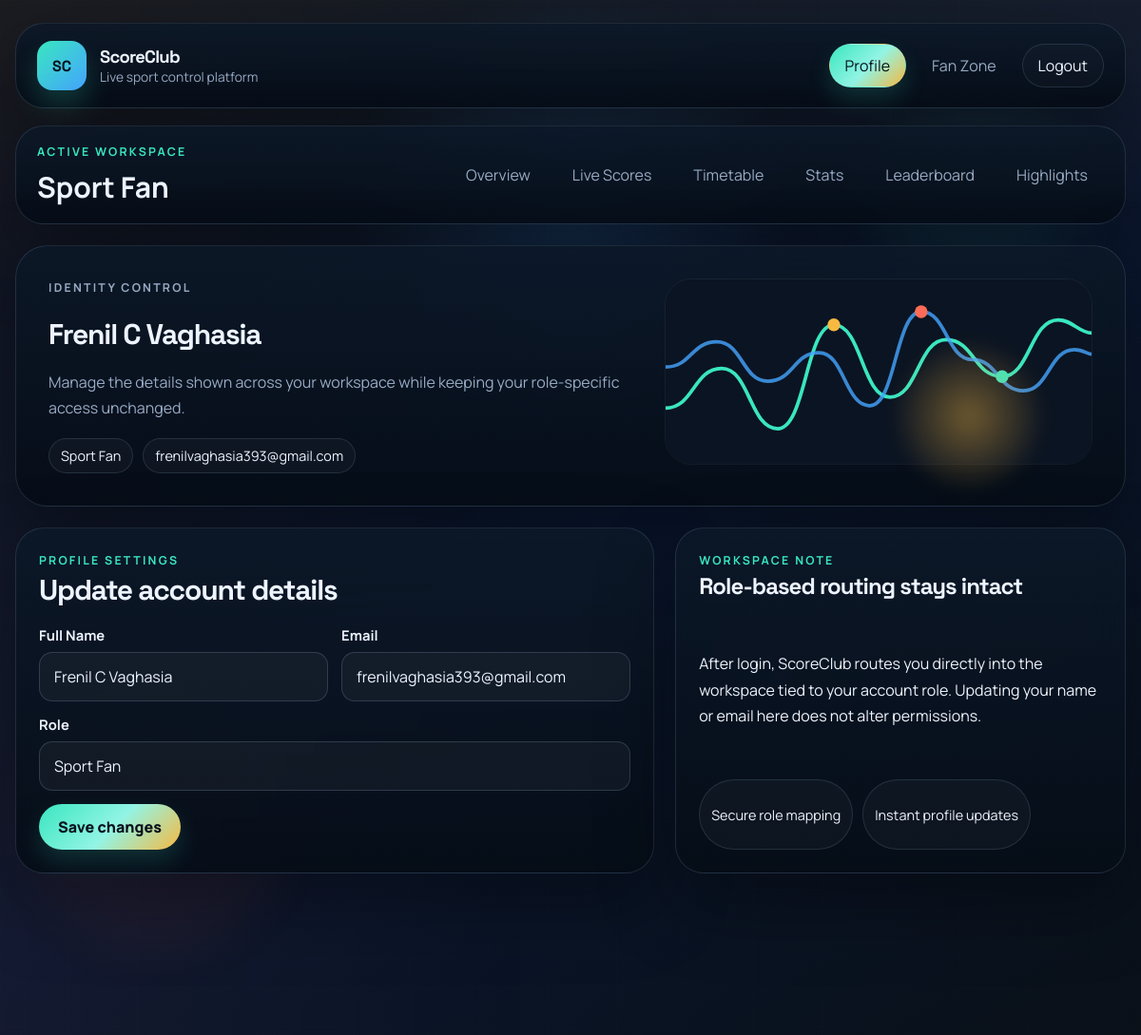
/profile/ (signed in), run on the app's committed database.
### accounts/models.py (models this page shows)
class User(AbstractUser):
	ROLE_FAN = "fan"
	ROLE_ORGANIZER = "organizer"
	ROLE_MEDIA = "media"
	ROLE_CHOICES = [
		(ROLE_FAN, "Sport Fan"),
		(ROLE_ORGANIZER, "Organizer"),
		(ROLE_MEDIA, "Media & Broadcast"),
	]
	role = models.CharField(max_length=20, choices=ROLE_CHOICES)

### accounts/views.py (the view, shortened to what this page needs)
# urls.py: path("profile/", views.profile_view, name="profile"),
@login_required
def profile_view(request):
	return render(request, "auth/profile.html")

### templates/auth/profile.html (shortened to what this page needs)
{% extends 'shared/base.html' %}
{% block content %}
<section class="hero-panel" data-reveal>
    <div class="hero-copy">
        <p class="eyebrow">Identity control</p>
        <h1>{{ user.first_name|default:user.username }}</h1>
        <p>Manage the details shown across your workspace while keeping your role-specific access unchanged.</p>
        <div class="badge-row">
            <span class="chip">{{ user.get_role_display }}</span>
            <span class="chip">{{ user.email|default:'Email pending' }}</span>
        </div>
    </div>
    <div class="media-visual">
        {% load static %}
        <img src="{% static 'img/score-wave.svg' %}" alt="Score data visualization">
    </div>
</section>
<section class="dashboard-grid" data-reveal>
    <article class="surface span-7">
        <div class="surface-header">
            <div>
                <p class="eyebrow">Profile settings</p>
                <h2 class="section-heading">Update account details</h2>
            </div>
        </div>
        <form method="post" class="form-grid columns-2">
            <div>
                <label for="full_name">Full Name</label>
                <input id="full_name" name="full_name" type="text" value="{{ user.first_name }}" required>
            </div>
            <div>
                <label for="email">Email</label>
                <input id="email" name="email" type="email" value="{{ user.email }}" required>
            </div>
            <div class="span-12">
                <label>Role</label>
                <input type="text" value="{{ user.get_role_display }}" disabled>
            </div>
            <div class="form-actions span-12">
                <button type="submit">Save changes</button>
            </div>
        </form>
    </article>
    <aside class="stack-card span-5">
        <div>
            <p class="eyebrow">Workspace note</p>
            <h2 class="section-heading">Role-based routing stays intact</h2>
        </div>
        <p>After login, ScoreClub routes you directly into the workspace tied to your account role. Updating your name or email here does not alter permissions.</p>
        <div class="badge-row">
            <span class="chip">Secure role mapping</span>
            <span class="chip">Instant profile updates</span>
        </div>
    </aside>
</section>
{% endblock %}

### templates/shared/base.html (shortened to what this page needs)
{% load static %}
<!doctype html>
<html lang="en">
<head>
    <link rel="stylesheet" href="{% static 'css/main.css' %}">
</head>
<body class="app-body {% block body_class %}{% endblock %}">
{% with current_ns=request.resolver_match.namespace current_name=request.resolver_match.url_name %}
<div class="site-shell" data-spotlight>
    <div class="ambient ambient-one"></div>
    <div class="ambient ambient-two"></div>
    <div class="ambient ambient-grid"></div>
    <header class="site-header panel" data-reveal>
        <a href="{% if user.is_authenticated %}{% if user.role == 'fan' %}{% url 'fan:dashboard' %}{% elif user.role == 'organizer' %}{% url 'organizer:dashboard' %}{% else %}{% url 'media:dashboard' %}{% endif %}{% else %}{% url 'login' %}{% endif %}" class="brandmark">
            <span class="brandmark-badge">SC</span>
            <span>
                <strong>ScoreClub</strong>
                <small>Live sport control platform</small>
            </span>
        </a>
        <nav class="primary-nav">
            {% if user.is_authenticated %}
                <a href="{% url 'profile' %}" class="nav-link {% if current_name == 'profile' %}active{% endif %}">Profile</a>
                {% if user.role == 'fan' %}
                    <a href="{% url 'fan:dashboard' %}" class="nav-link {% if current_ns == 'fan' %}active{% endif %}">Fan Zone</a>
                {% elif user.role == 'organizer' %}
                    <a href="{% url 'organizer:dashboard' %}" class="nav-link {% if current_ns == 'organizer' %}active{% endif %}">Ops Suite</a>
                {% else %}
                    <a href="{% url 'media:dashboard' %}" class="nav-link {% if current_ns == 'media' %}active{% endif %}">Media Hub</a>
                {% endif %}
                <a href="{% url 'logout' %}" class="nav-link nav-link-ghost">Logout</a>
            {% else %}
                <a href="{% url 'login' %}" class="nav-link {% if current_name == 'login' %}active{% endif %}">Login</a>
                <a href="{% url 'register' %}" class="nav-link nav-link-accent {% if current_name == 'register' %}active{% endif %}">Create Account</a>
            {% endif %}
        </nav>
    </header>
    {% if user.is_authenticated %}
    <section class="context-ribbon panel" data-reveal>
        <div>
            <p class="eyebrow">Active workspace</p>
            <h2>{{ user.get_role_display }}</h2>
        </div>
        <div class="pill-nav">
            {% if user.role == 'fan' %}
                <a href="{% url 'fan:dashboard' %}" class="pill {% if current_name == 'dashboard' and current_ns == 'fan' %}active{% endif %}">Overview</a>
                <a href="{% url 'fan:live_scores' %}" class="pill {% if current_name == 'live_scores' %}active{% endif %}">Live Scores</a>
                <a href="{% url 'fan:timetable' %}" class="pill {% if current_name == 'timetable' %}active{% endif %}">Timetable</a>
                <a href="{% url 'fan:stats' %}" class="pill {% if current_name == 'stats' %}active{% endif %}">Stats</a>
                <a href="{% url 'fan:leaderboard' %}" class="pill {% if current_name == 'leaderboard' %}active{% endif %}">Leaderboard</a>
                <a href="{% url 'fan:highlights' %}" class="pill {% if current_name == 'highlights' %}active{% endif %}">Highlights</a>
            {% endif %}
        </div>
    </section>
    {% endif %}
    <main class="page-frame">
        {% block content %}{% endblock %}
    </main>
</div>
{% endwith %}
</body>
</html>

### data on the page
User: role "Sport Fan", first_name "Frenil C Vaghasia", email "frenilvaghasia393@gmail.com", full_name "Frenil C Vaghasia"
